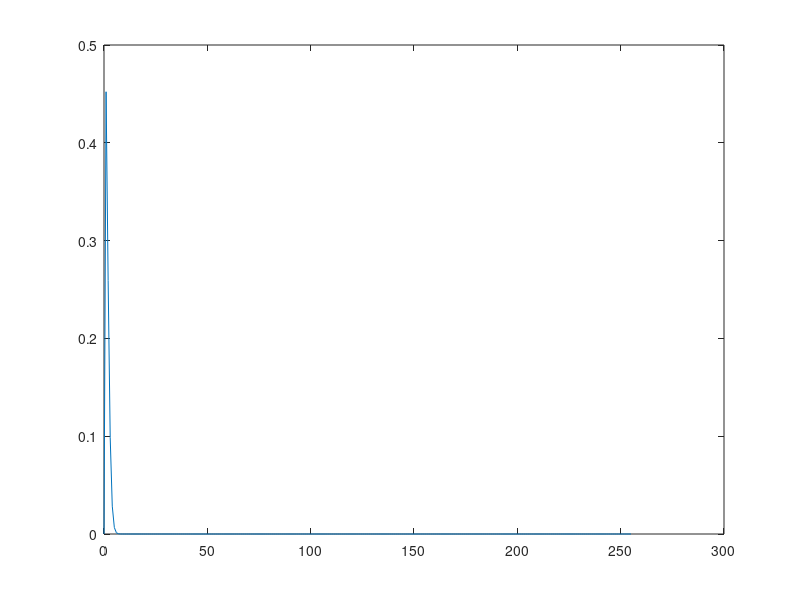

Source code (MATLAB):
clc
close all
clear all
x=0:255;
beta=1.5;alfa=1.6;
P = wblpdf(x,alfa,beta);
plot(x,P)
P=abs(randn(1,50));
parmhat= wblfit(P)
